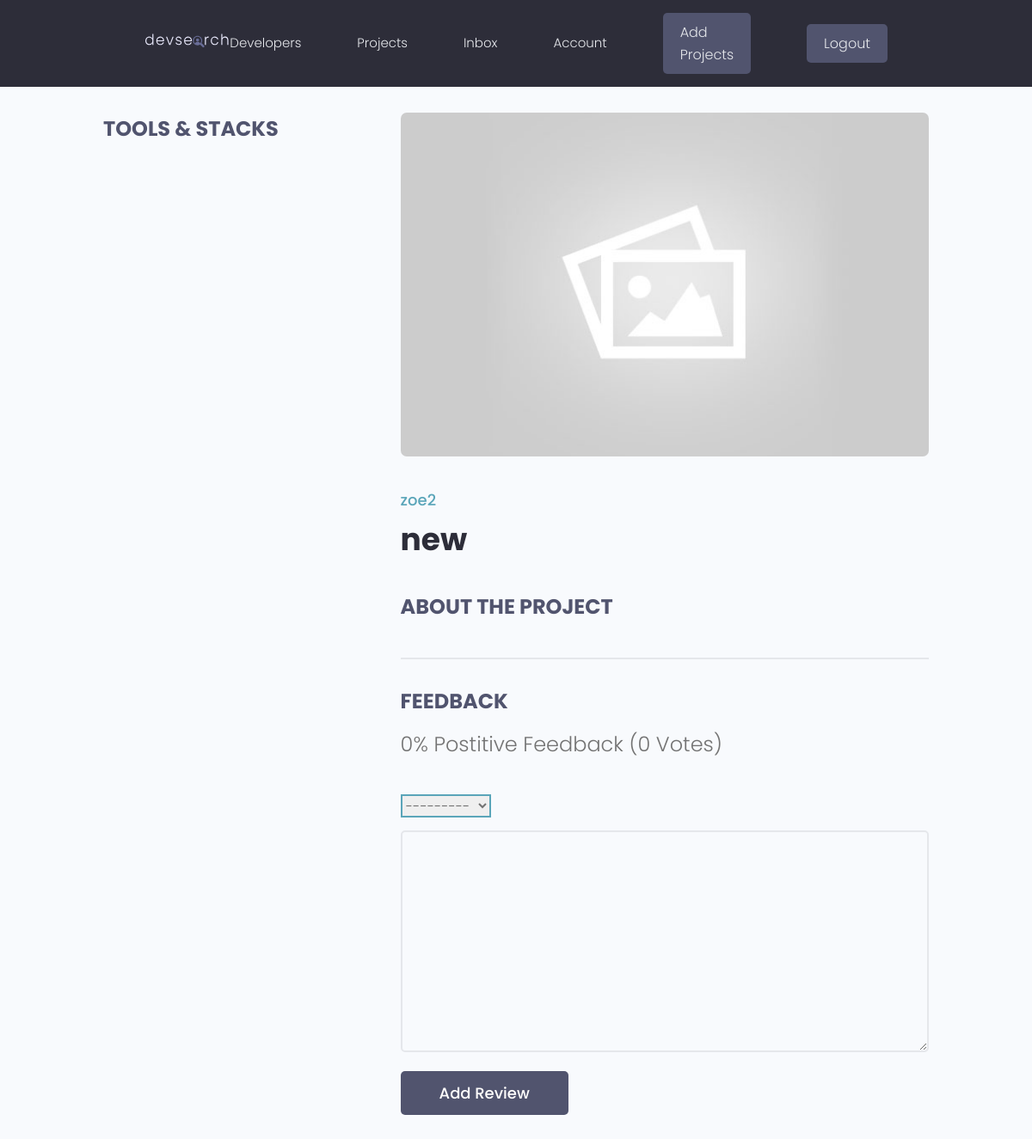
The app's page /projects/project/7bdc8246-cd2d-4276-9b27-c50a75b2ccde (signed in), older data.
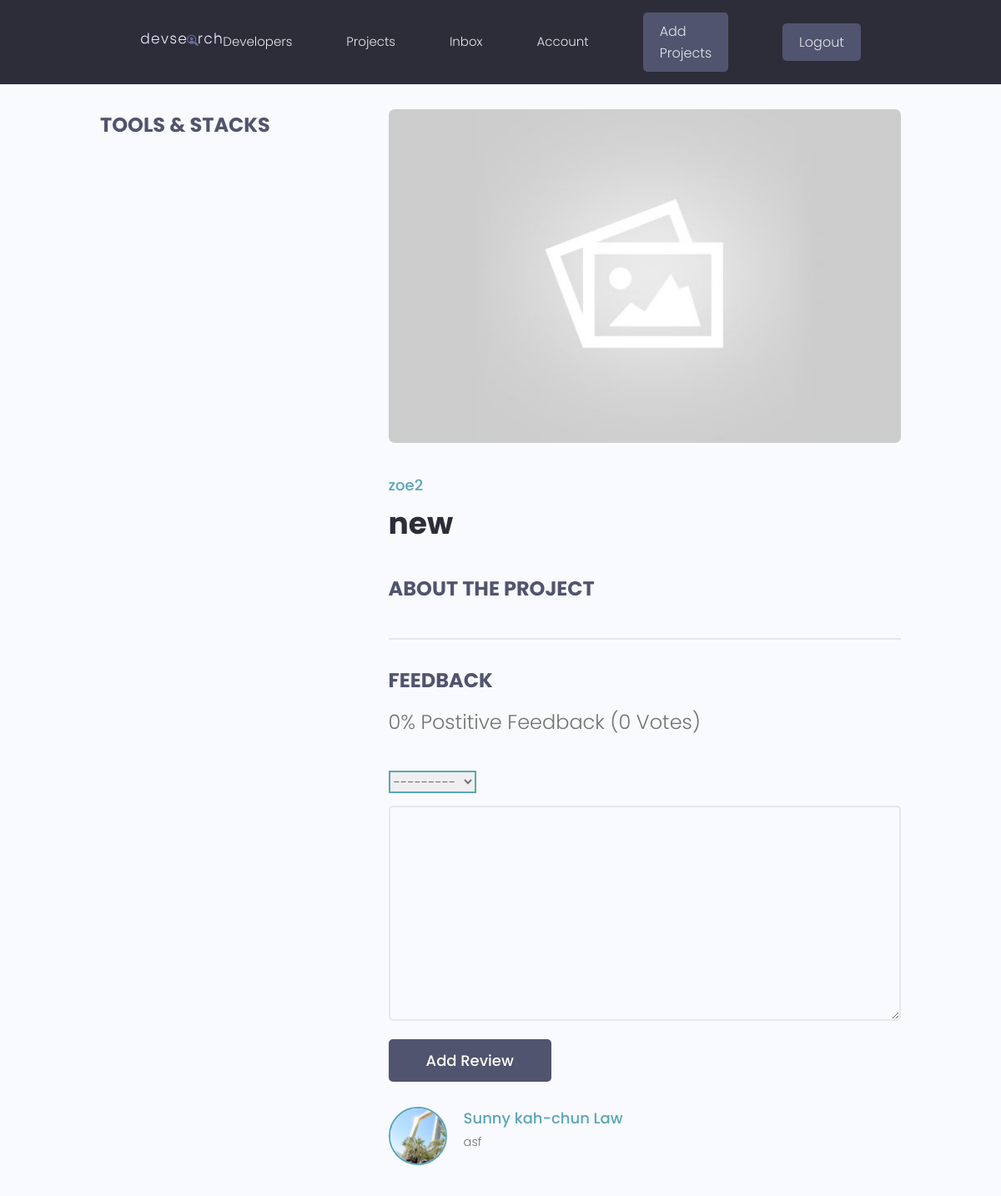
The same page, newer data.
### projects/models.py (models this page shows, shortened)
class Review(models.Model):
    VOTE_TYPE = (
        ('up', 'Up Vote'),
        ('down', 'Down Vote'),
    )
    owner = models.ForeignKey(Profile, on_delete=models.CASCADE, null=True)
    project = models.ForeignKey(Projects, on_delete=models.CASCADE)
    body = models.TextField(null=True, blank=True)
    value = models.CharField(max_length=200, choices=VOTE_TYPE)
    createed = models.DateTimeField(auto_now_add=True)
    id = models.UUIDField(default=uuid.uuid4, unique=True,
                          primary_key=True, editable=False)
    class Meta:
        unique_together = [['owner', 'project']]

### users/models.py (models this page shows, shortened)
class Profile(models.Model):
    user = models.OneToOneField(
        User, on_delete=models.CASCADE, null=True, blank=True)
    name = models.CharField(max_length=200, blank=True, null=True)
    email = models.EmailField(max_length=500, blank=True, null=True)
    username = models.CharField(max_length=200, blank=True, null=True)
    location = models.CharField(max_length=200, blank=True, null=True)
    short_intro = models.CharField(max_length=200, blank=True, null=True)
    bio = models.TextField(blank=True, null=True)
    profile_image = models.ImageField(
        null=True, blank=True, upload_to='profiles/', default="profiles/user-default.png")
    social_github = models.CharField(max_length=200, blank=True, null=True)
    social_twitter = models.CharField(max_length=200, blank=True, null=True)
    social_linkedin = models.CharField(max_length=200, blank=True, null=True)
    social_youtube = models.CharField(max_length=200, blank=True, null=True)
    social_website = models.CharField(max_length=200, blank=True, null=True)
    created = models.DateTimeField(auto_now_add=True)
    id = models.UUIDField(default=uuid.uuid4, unique=True,
                          primary_key=True, editable=False)

### projects/views.py (the view, shortened to what this page needs)
# urls.py: path('project/<str:pk>', views.project, name="project"),
def project(request, pk):
    projectObj = Projects.objects.get(id=pk)
    form = ReviewForm
    return render(request, 'projects/single-project.html', {'project': projectObj, 'form': form})

### projects/templates/projects/single-project.html (shortened to what this page needs)
{% extends 'main.html'%}
{% block content %}
<main class="singleProject my-md">
    <div class="container">
      <div class="layout">
        <div class="column column--1of3">
          <h3 class="singleProject__subtitle">Tools & Stacks</h3>
        </div>
        <div class="column column--2of3">
          <img class="singleProject__preview" src="{{ project.featured_image.url }}" alt="portfolio thumbnail" />
          <a href="profile.html" class="singleProject__developer">{{project.owner.name}}</a>
          <h2 class="singleProject__title">{{project.title}}</h2>
          <h3 class="singleProject__subtitle">About the Project</h3>
          <div class="comments">
            <h3 class="singleProject__subtitle">Feedback</h3>
            <h5 class="project--rating">
                {{project.vote_ratio}}% Postitive Feedback ({{project.vote_total}} Vote{{project.vote_total|pluralize:"s"}})
            </h5>
            <form class="form" action="{% url 'project' project.id %}" method="POST">
              {% for field in form %}
              <div class="form__field">
                {{field}}
              </div>
              {% endfor %}
              <input class="btn btn--sub btn--lg" type="submit" value="Add Review" />
            </form>
            <div class="commentList">
              {% for review in project.review_set.all %}
              {% if review.body %}
              <div class="comment">
                <a href="profile.html">
                  <img class="avatar avatar--md"
                    src="{{review.owner.profile_image.url}}" alt="user" />
                </a>
                <div class="comment__details">
                  <a href="{% url 'user-profile' review.owner.id %}" class="comment__author">{{review.owner.name}}</a>
                  <p class="comment__info">
                   {{review.body|linebreaksbr}}
                  </p>
                </div>
              </div>
              {% endif %}
              {% endfor %}
            </div>
          </div>
        </div>
      </div>
    </div>
  </main>
{% endblock content %}

Row changes from the older to the newer data that the page shows:
added Review: owner.profile_image (picture), owner.name "Sunny kah-chun Law", body "asf"
